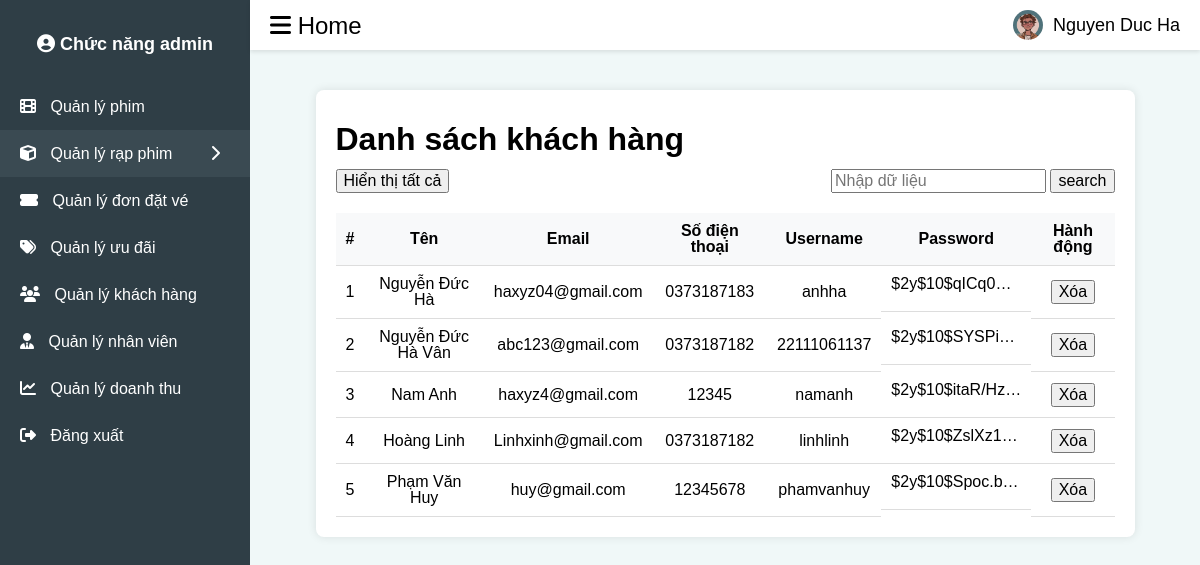
The page /admin/customer/customer.php on the database as committed earlier.
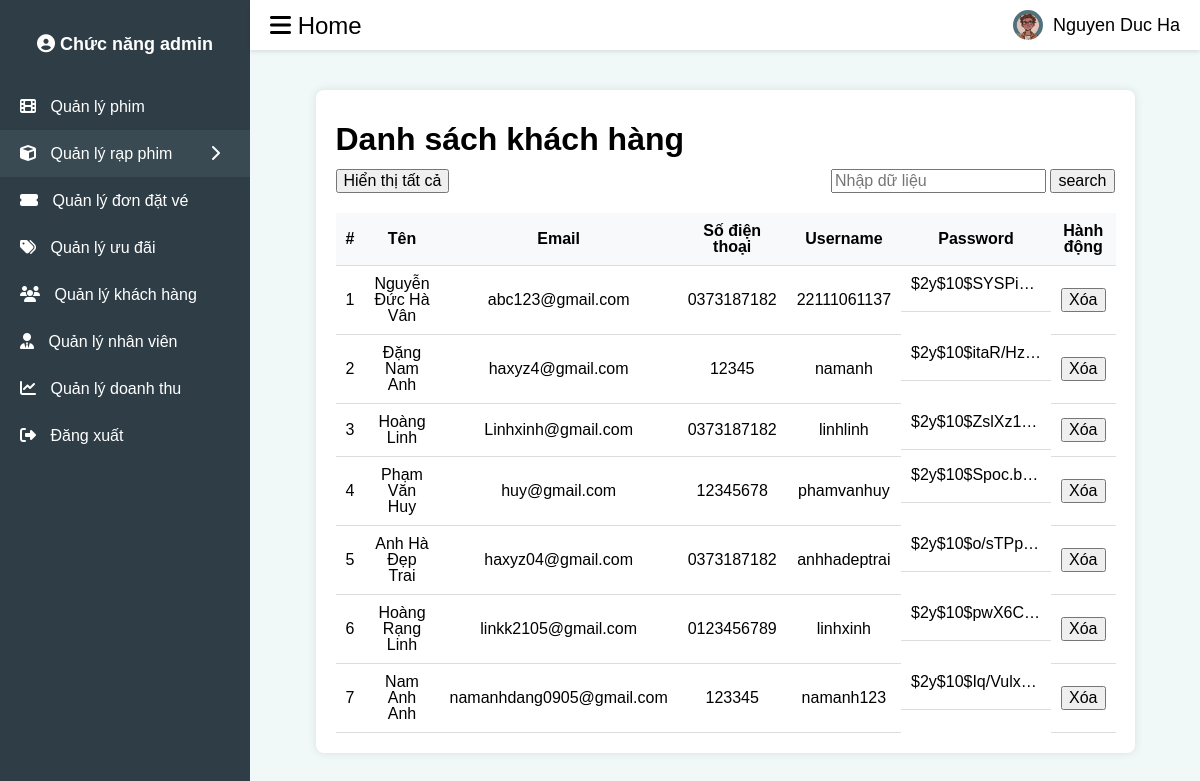
The same page on the database as committed later.
### tables this page shows
CREATE TABLE `customers` (
  `id` int(11) NOT NULL,
  `customer_name` varchar(255) NOT NULL,
  `email` varchar(255) NOT NULL,
  `phone` varchar(15) NOT NULL,
  `username` varchar(50) NOT NULL,
  `password_cs` varchar(255) NOT NULL
);

### admin/customer/customer.php (the view, shortened to what the changed rows need)
<?php
include '../../user/db_connection.php';
$search = isset($_GET['search']) ? addslashes($_GET['search']) : '';
?>
<!DOCTYPE html>
<html lang="en">
<head>
    <link rel="stylesheet" href="https://cdnjs.cloudflare.com/ajax/libs/normalize/8.0.1/normalize.min.css" />
    <link rel="stylesheet" href="../../assets/css/base.css">
    <link rel="stylesheet" href="../css/mainadmin.css">
    <link rel="stylesheet" href="../movie_management/ad_movie.css">
    <link rel="stylesheet" href="/4scinema/assets/fonts/fontawesome-free-6.6.0-web/css/all.min.css">
</head>
<body>
<div class="sidebar">
        <h2>
            <a href="../admin.php">
                <i class="fas fa-user-circle"></i>
                Chức năng admin
            </a>
        </h2>
    </div>
    <div class="content">
        <div class="container">
            <div class="main-header">
                <h1> Danh sách khách hàng</h1>
            </div>
            <table>
                <thead>
                    <tr>
                        <th>#</th>
                        <th>Tên </th>
                        <th>Email</th>
                        <th>Số điện thoại </th>
                        <th>Username</th>
                        <th>Password</th>
                        <th>Hành động</th>
                    </tr>
                </thead>
                <tbody id="customerList">
                    <?php
                    if (!empty($search)) {
                        $query = "SELECT * FROM customers WHERE customer_name LIKE '%$search%'";
                        $result = $conn->query($query);
                        $count=1;
                        if ($result->num_rows > 0) {
                            while ($row = $result->fetch_assoc()) {
                                echo '<tr>';
                                echo '<td>' . $count++ .  '</td>';
                                echo '<td>' . $row['customer_name'] . '</td>';
                                echo '<td>' . $row['email'] . '</td>';
                                echo '<td>' . $row['phone'] . '</td>';
                                echo '<td>' . $row['username'] . '</td>';
                                echo '<td style="width: 150px; height: 30px; overflow: hidden; white-space: nowrap; text-overflow: ellipsis; display: block;">' . $row['password'] . '</td>';
                                echo '<td><button class="delete" onclick="deleteUser(' . $row['id'] . ')">Xóa</button></td>';
                                echo '</td>';
                            }
                        } else {
                            echo '<tr><td colspan="7">Không có dữ liệu nào.</td></tr>';
                        }
                    }else {
                        $query = "SELECT * FROM customers";
                        $result = $conn->query($query);
                        $count = 1;
                        if ($result->num_rows > 0) {
                            while ($row = $result->fetch_assoc()) {
                                echo '<tr>';
                                echo '<td>' . $count++ .  '</td>';
                                echo '<td>' . $row['customer_name'] . '</td>';
                                echo '<td>' . $row['email'] . '</td>';
                                echo '<td>' . $row['phone'] . '</td>';
                                echo '<td>' . $row['username'] . '</td>';
                                echo '<td style="width: 150px; height: 46px; overflow: hidden; white-space: nowrap; text-overflow: ellipsis; display: block;">' . $row['password_cs'] . '</td>';
                                echo '<td><button class="delete" onclick="deleteUser(' . $row['id'] . ')">Xóa</button></td>';
                            }
                        } else {
                            echo '<tr><td colspan="7">Không có dữ liệu nào.</td></tr>';
                        }
                    }
                    ?>
                </tbody>
            </table>
        </div>
    </div>
</body>
</html>

Rows that differ between the two databases and show on the page:
removed customers: customer_name "Nguyễn Đức Hà", email "haxyz04@gmail.com", phone "0373187183", username "anhha", password_cs "$2y$10$qICq0…"
changed customers "haxyz4@gmail.com": customer_name "Nam Anh" → "Đặng Nam Anh"
added customers: customer_name "Anh Hà Đẹp Trai", email "haxyz04@gmail.com", phone "0373187182", username "anhhadeptrai", password_cs "$2y$10$o/sTPp…"
added customers: customer_name "Hoàng Rạng Linh", email "linkk2105@gmail.com", phone "0123456789", username "linhxinh", password_cs "$2y$10$pwX6C…"
added customers: customer_name "Nam Anh Anh", email "namanhdang0905@gmail.com", phone "123345", username "namanh123", password_cs "$2y$10$Iq/Vulx…"
